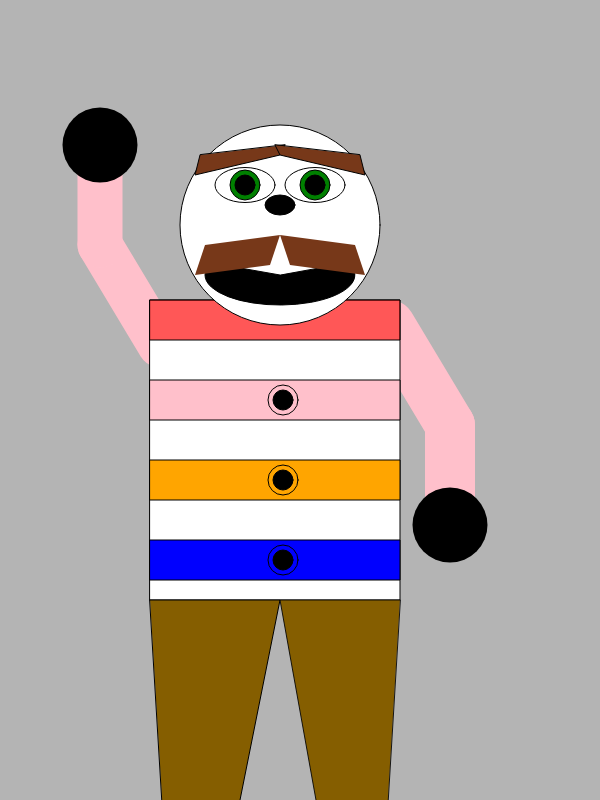
Frame 1 (no input)
Frame 60 (no input): identical to frame 1, image omitted
Frame 120 (the mouse pressed at the canvas centre since frame 60): identical to frame 1, image omitted

The p5.js sketch that drew this single still picture (run headless with seeded random() and noise() and a simulated clock; from frame 60 on, the mouse is pressed at the canvas centre):

// p5.js sketch
// ── sketch.js
function setup(){
  // creating a canvas to draw on
  createCanvas( 600, 800 );
}



function draw(){


// background
   background( 180 );


   /* ***************************** */
   /* MAIN SANDBOX */
   /* ***************************** */
   push();

   // set the grid center( x:0, y:0 )
   // to canvas center
   translate( 300, 400 );


   /* ***************************** */
   /* ARMS */
   /* ***************************** */
   push();
   translate( 0, -55 );

   // left arm
   stroke( 'pink' );
   strokeWeight( 45 );
   line( -140, 0, -200, -100 );
   line( -200, -100, -200, -200 );

   // hand
   stroke( 'black' );
   strokeWeight( 75 );
   point( -200, -200 );

   // right arm
   translate( -50, -20);
   rotate( PI );
   stroke( 'pink' );
   strokeWeight( 50 );
   line( -140, 0, -200, -100 );
   line( -200, -100, -200, -200 );

   // hand
   stroke( 'black' );
   strokeWeight( 75 );
   point( -200, -200 );

   pop(); // ARMS END


   /* ***************************** */
   /* BODY */
   /* ***************************** */
   push();
   // main shirt rectangle
   rect( -150, -100, 250, 300 );

   // multi color stripes on the shirt
   push();
   fill( 'rgba(255, 0, 0, 0.66)' );
   translate(-150, -100);
   rect(0, 0, 250, 40);
   translate(0, 80);

   fill('pink')
   rect(0, 0, 250, 40);
   translate(0, 80);

   fill('orange')
   rect(0, 0, 250, 40);
   translate(0, 80);

   fill('blue')
   rect(0, 0, 250, 40);
   pop();


   // buttons that are on the shirt
   noFill();
   ellipse( -17, 0, 30 );

   fill('black')
   ellipse( -17, 0, 20 );

   noFill();
   ellipse( -17, 80, 30 );

   fill('black')
   ellipse( -17, 80, 20 );

   noFill();
   ellipse( -17, 160, 30 );

   fill('black')
   ellipse( -17, 160, 20 );

   pop(); // BODY END!


   /* ***************************** */
   /* LEGS */
   /* ***************************** */
   push();
   translate( 0, 200 );

   // left leg
   translate(-20, 0);
   fill( 'rgb(133, 94, 0)' );
   triangle( -130, 0, 0, 0, -100, 500 );
   // right leg
   scale(-.75, 1 );
   triangle( -160, 0, 0, 0, -120, 500 );
   pop();
    // LEGS END


   /* ***************************** */
   /* HEAD */
   /* ***************************** */
   push();
   translate( -20, -175 );

   fill( 'rgba(10, 206, 50)' );
   ellipse( 0, 0, 200, 200 );

   // mouth
   fill( 0 );
   arc(
       0,
       50,
       150,
       60,
       radians(350),
       radians(190),
       PIE
   );

   // mustache
   push();
   noStroke();
   fill( 'rgb(119, 56, 25)' );
   quad( 0, 10, -10, 40, -85, 50, -75, 20 );
   scale(-1, 1);
   quad( 0, 10, -10, 40, -85, 50, -75, 20 );
   pop();

   // nose
   ellipse( 0, -20, 30, 20,);


   // eyes
   // left
   push();
   translate( -35, -40 );

   fill(255);
   ellipse( 0, 0, 60, 35 );
   noFill();
   fill( 'green' );
   ellipse( 0, 0, 30 );
   fill( 0 );
   ellipse( 0, 0, 20 );

   fill( 'rgb(119, 56, 25)' );
   quad( 40, -40, 35, -30, -50, -10, -45, -30 );
   pop();

   // right
   push();
   translate( 35, -40 );

   fill(255);
   ellipse( 0, 0, 60, 35 );
   noFill();
   fill( 'green' );
   ellipse( 0, 0, 30 );
   fill( 0 );
   ellipse( 0, 0, 20 );
   fill( 'rgb(119, 56, 25)' );
   quad( -40, -40, -35, -30, 50, -10, 45, -30 );
   pop();

   pop(); // HEAD END




   pop();
}
